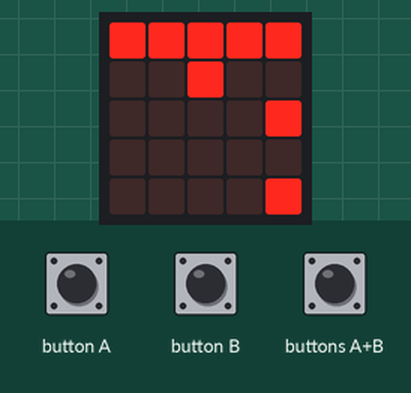
Bench run of a program on a simulated BBC micro:bit (MakeCode). Parts: the board's 5×5 LED display. Inputs (shaded band) come from the test bench. The short countdown, score and lost-life animations are approximate.

Above: at 1.2 s.
1.3 s: button A pressed for 0.15 s
At 1.8 s:
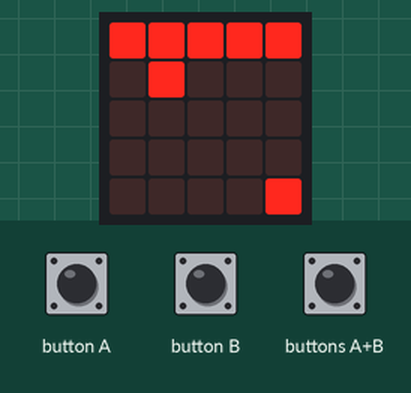
2.0 s: buttons A+B pressed for 1 s
At 3.32 s:
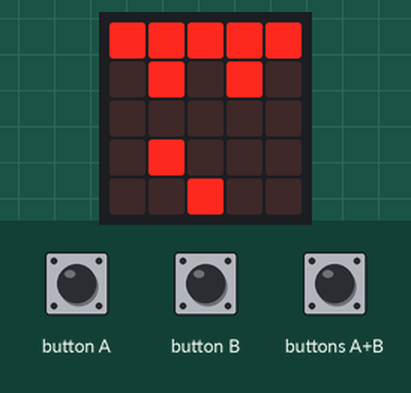
3.6 s: button B pressed for 0.15 s
At 3.88 s:
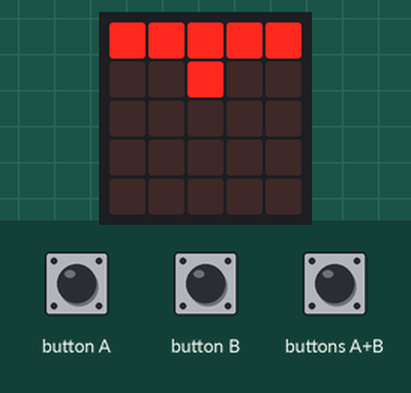
4.3 s: buttons A+B pressed for 0.15 s
At 4.55 s:
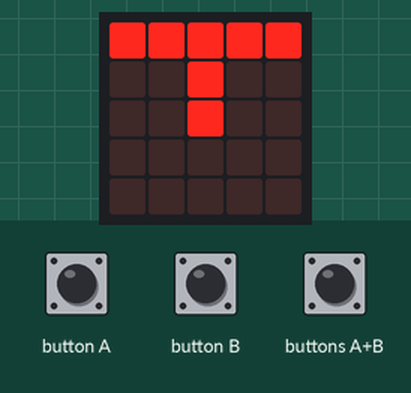
5.0 s: button B pressed for 0.15 s
At 5.4 s:
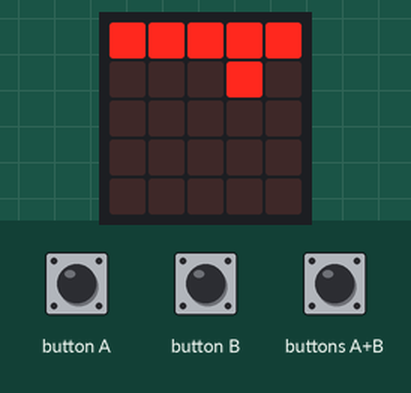
6.6 s: buttons A+B pressed for 0.15 s
At 6.85 s:
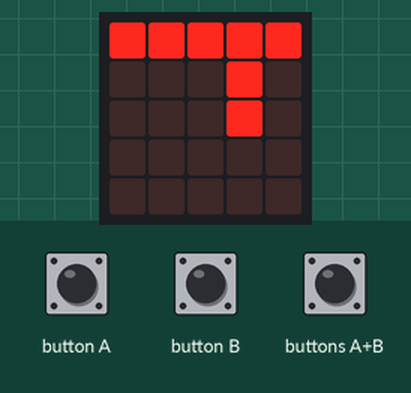
Timing chart, 0 to 8.3 s (numbered marks = the images above; inputs shaded):
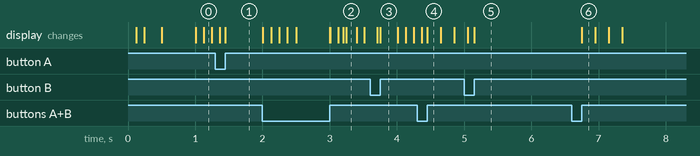

Measured:
- after the input at 1.3 s, the display: first differs from a run without the input after 0.15 s (image 1)
- after the input at 2.0 s, the display: first differs from a run without the input after 1.0 s (image 2 shows a later state)
- after the input at 3.6 s, the display: first differs from a run without the input after 0.15 s (image 3)
- after the input at 4.3 s, the display: first differs from a run without the input after 0.15 s (image 4)
- after the input at 5.0 s, the display: first differs from a run without the input after 0.15 s (image 5)
- after the input at 6.6 s, the display: changes after 0.15 s (image 6)

The program:

main.ts
```typescript
input.onButtonPressed(Button.A, function () {
    Player.move(-1)
})
input.onButtonPressed(Button.AB, function () {
    PlayerFire = game.createSprite(Player.get(LedSpriteProperty.X), Player.get(LedSpriteProperty.Y))
    for (let index = 0; index < 3; index++) {
        PlayerFire.change(LedSpriteProperty.Y, 1)
        basic.pause(200)
    }
    if (PlayerFire.isTouchingEdge()) {
        PlayerFire.delete()
    }
})
input.onButtonPressed(Button.B, function () {
    Player.move(1)
})
let PlayerFire: game.LedSprite = null
let Player: game.LedSprite = null
game.setLife(7)
Player = game.createSprite(2, 1)
PlayerFire = game.createSprite(2, 1)
PlayerFire.delete()
let _1 = game.createSprite(0, 0)
let _2 = game.createSprite(1, 0)
let _3 = game.createSprite(2, 0)
let _4 = game.createSprite(3, 0)
let _5 = game.createSprite(4, 0)
let Enemy = game.createSprite(2, 5)
let EnemyFire = game.createSprite(2, 5)
basic.forever(function () {
    for (let index = 0; index < 4; index++) {
        Enemy.change(LedSpriteProperty.X, 1)
        basic.pause(500)
    }
    basic.pause(500)
    for (let index = 0; index < 4; index++) {
        Enemy.change(LedSpriteProperty.X, -1)
        basic.pause(500)
    }
})
basic.forever(function () {
    while (!(Enemy.isDeleted())) {
        basic.pause(1000)
        EnemyFire = game.createSprite(Enemy.get(LedSpriteProperty.X), Enemy.get(LedSpriteProperty.Y))
    }
})
basic.forever(function () {
    if (EnemyFire.get(LedSpriteProperty.Y) > 0) {
        EnemyFire.change(LedSpriteProperty.Y, -1)
        basic.pause(100)
    } else {
        EnemyFire.delete()
    }
})
basic.forever(function () {
    if (PlayerFire.isTouching(Enemy)) {
        Enemy.delete()
        PlayerFire.delete()
        game.addScore(1)
    }
})
```

test.ts
```typescript
// les tests vont ici ; cela ne sera pas compilé si ce paquet est utilisé en tant qu'extension.
```
